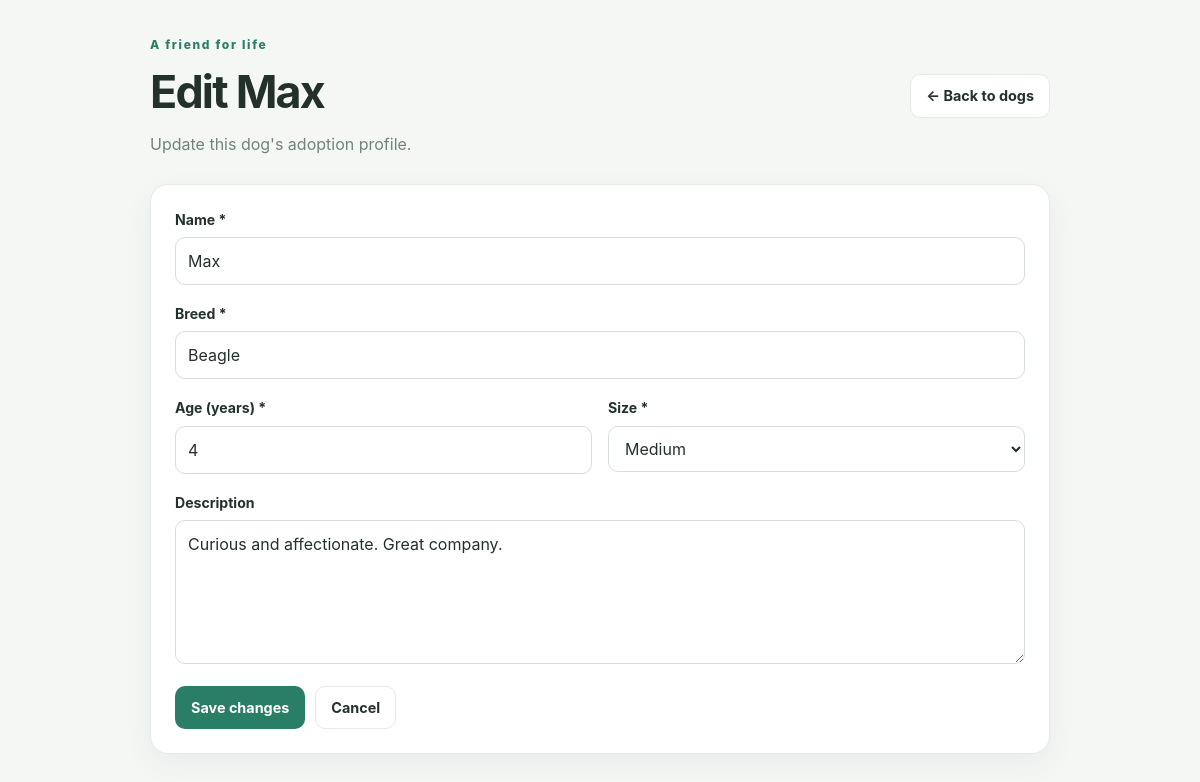
The page /edit.php?id=3 on the database its author committed.
### tables this page shows
CREATE TABLE dogs (
        id INTEGER PRIMARY KEY AUTOINCREMENT,
        name TEXT NOT NULL CHECK(length(name) <= 80),
        breed TEXT NOT NULL CHECK(length(breed) <= 100),
        age INTEGER NOT NULL CHECK(age BETWEEN 0 AND 30),
        size TEXT NOT NULL CHECK(size IN ('Small', 'Medium', 'Large')),
        description TEXT NOT NULL CHECK(length(description) <= 1000),
        status TEXT NOT NULL DEFAULT 'Available'
            CHECK(status IN ('Available', 'Pending', 'Adopted')),
        created_at TEXT NOT NULL DEFAULT CURRENT_TIMESTAMP
    );

### db.php (called while the page is built, shortened)
<?php
function h(mixed $value): string
{
    return htmlspecialchars(
        (string) $value,
        ENT_QUOTES | ENT_SUBSTITUTE,
        'UTF-8'
    );
}
function valid_id(mixed $value): ?int
{
    $id = filter_var($value, FILTER_VALIDATE_INT);
    return $id;
}

### edit.php (the view, shortened to what this page needs)
<?php
require_once __DIR__ . '/db.php';
$id = valid_id($_GET['id'] ?? null);
$stmt = $pdo->prepare('SELECT * FROM dogs WHERE id = ?');
$stmt->execute([$id]);
$dog = $stmt->fetch();
$name = $dog['name'];
$breed = $dog['breed'];
$age = (string) $dog['age'];
$size = $dog['size'];
$description = $dog['description'];
?>
<!DOCTYPE html>
<html lang="en">
<head>
    <link rel="stylesheet" href="style.css">
</head>
<body>
<div class="container form-container">
    <header class="topbar">
        <div>
            <p class="eyebrow">A friend for life</p>
            <h1>Edit <?= h($name) ?></h1>
            <p class="subtitle">Update this dog's adoption profile.</p>
        </div>
        <a class="button button-secondary" href="index.php">← Back to dogs</a>
    </header>
    <section class="panel">
        <form class="dog-form" action="edit.php?id=<?= $id ?>" method="post">
            <div class="field">
                <label for="name">Name *</label>
                <input id="name" name="name" maxlength="80" required
                       value="<?= h($name) ?>">
            </div>
            <div class="field">
                <label for="breed">Breed *</label>
                <input id="breed" name="breed" maxlength="100" required
                       value="<?= h($breed) ?>">
            </div>
            <div class="form-row">
                <div class="field">
                    <label for="age">Age (years) *</label>
                    <input id="age" name="age" type="number" min="0" max="30"
                           step="1" required value="<?= h($age) ?>">
                </div>
                <div class="field">
                    <label for="size">Size *</label>
                    <select id="size" name="size" required>
                        <?php foreach (['Small', 'Medium', 'Large'] as $option): ?>
                            <option value="<?= h($option) ?>" <?= $size === $option ? 'selected' : '' ?>>
                                <?= h($option) ?>
                            </option>
                        <?php endforeach; ?>
                    </select>
                </div>
            </div>
            <div class="field">
                <label for="description">Description</label>
                <textarea id="description" name="description" rows="5"
                          maxlength="1000"><?= h($description) ?></textarea>
            </div>
            <div class="form-actions">
                <button class="button button-primary" type="submit">Save changes</button>
                <a class="button button-secondary" href="index.php">Cancel</a>
            </div>
        </form>
    </section>
</div>
</body>
</html>

### style.css (style rules this page uses)
:root { --primary: #2a7e65; --primary-dark: #1d5c49; --background: #f5f7f5; --surface: #ffffff; --text: #23312b; --muted: #72837a; --border: #e3ebe5; --danger: #be3c43; --shadow: 0 10px 30px rgba(32, 64, 48, 0.06); }
* { box-sizing: border-box; }
body { margin: 0; background: var(--background); color: var(--text); font-family: Inter, ui-sans-serif, system-ui, -apple-system, BlinkMacSystemFont, "Segoe UI", sans-serif; line-height: 1.5; }
.container { width: min(1180px, calc(100% - 40px)); margin: 0 auto; padding: 36px 0; }
.topbar { display: flex; justify-content: space-between; align-items: center; gap: 24px; margin-bottom: 28px; }
.eyebrow { margin: 0 0 5px; color: var(--primary); font-size: 0.75rem; font-weight: 800; letter-spacing: 0.14em; }
h1 { margin: 0; font-size: clamp(2rem, 4vw, 2.8rem); letter-spacing: -0.04em; }
.subtitle, .muted { color: var(--muted); }
.subtitle { margin: 6px 0 0; }
.stat-card, .panel { background: var(--surface); border: 1px solid var(--border); border-radius: 18px; box-shadow: var(--shadow); }
.panel { padding: 24px; margin-bottom: 22px; }
.field { display: flex; flex-direction: column; gap: 7px; min-width: 0; }
label { font-size: 0.88rem; font-weight: 700; }
input, select, textarea { width: 100%; min-width: 0; padding: 11px 12px; border: 1px solid #d4dfd7; border-radius: 10px; background: #fff; color: var(--text); font: inherit; }
textarea { resize: vertical; }
.button { display: inline-flex; align-items: center; justify-content: center; gap: 6px; padding: 10px 15px; border: 1px solid transparent; border-radius: 10px; font: inherit; font-size: 0.9rem; font-weight: 700; text-decoration: none; cursor: pointer; white-space: nowrap; }
.button-primary { background: var(--primary); color: #fff; }
.button-secondary { background: #fff; color: var(--text); border-color: var(--border); }
.form-container { max-width: 900px; }
.dog-form { display: flex; flex-direction: column; gap: 18px; }
.form-row { display: grid; grid-template-columns: 1fr 1fr; gap: 16px; }
.form-actions { display: flex; flex-wrap: wrap; gap: 10px; margin-top: 4px; }

### rows shown on the page
dogs: name "Max", breed "Beagle", age "4", description "Curious and affectionate. Great company."

### other values the page prints
form field size "Medium"
